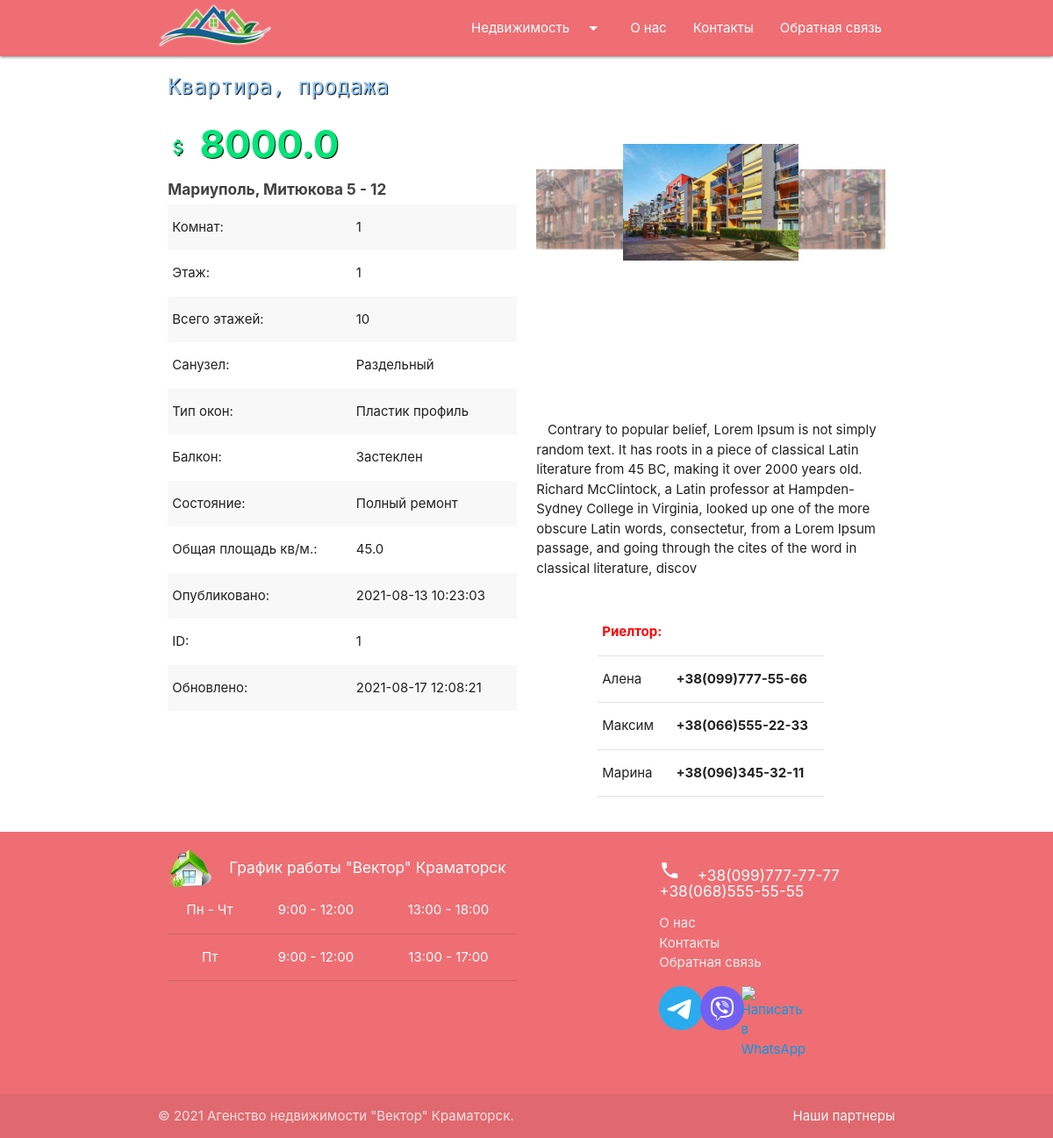
The page /apartment/1/ on the database its author committed.
### agency/models.py (models this page shows, shortened)
class Apartment(models.Model):
    ADJACENT = 'Смежный'
    SEPARATED = 'Раздельный'
    BATHROOM_CHOICE = [(ADJACENT, 'Смежный'), (SEPARATED, 'Раздельный')]
    PLASTIC = 'Пластик профиль'
    WOOD = 'Дерево профиль'
    STANDARD = 'Стандартная комплектация'
    WINDOW_CHOICE = [(PLASTIC, 'Пластик профиль'),(WOOD, 'Дерево профиль'),(STANDARD, 'Стандартная комплектация')]
    OPEN_BALCONY = 'Открытого типа'
    GLAZED_BALCONY = 'Застеклен'
    GLAZED_AND_INSULATED = 'Застеклен и утеплен'
    NO_BALCONY = 'Отсутствует'
    BALCONY_CHOICE = [
        (OPEN_BALCONY, 'Открытого типа'),
        (GLAZED_BALCONY, 'Застеклен'),
        (GLAZED_AND_INSULATED, 'Застеклен и утеплен'),
        (NO_BALCONY, 'Отсутствует')
    ]
    BASIC_REPAIR = 'Базовый ремонт'
    FULL_REPAIR = 'Полный ремонт'
    NO_REPAIR = 'Требуется ремонт'
    ROOM_CONDITION = [(BASIC_REPAIR, 'Базовый ремонт'), (FULL_REPAIR, 'Полный ремонт'), (NO_REPAIR, 'Требуется ремонт')]
    slug_title = 'Apartment'
    created_at = models.DateTimeField(auto_now_add=True, verbose_name='Создано')
    updated_at = models.DateTimeField(auto_now=True, verbose_name='Обновлено')
    proposal_type = models.CharField(max_length=8, choices=_PROP_CHOICES, default=_SALE, verbose_name='Тип предложения')
    price = models.FloatField(verbose_name='Цена $')
    number_of_rooms = models.PositiveSmallIntegerField(
        default=1, validators=[MinValueValidator(1), MaxValueValidator(10)], verbose_name='Кол-во комнат'
    )
    floor_number = models.PositiveSmallIntegerField(
        default=1, validators=[MinValueValidator(1), MaxValueValidator(25)], verbose_name='Этаж'
    )
    total_floors_number = models.PositiveSmallIntegerField(
        default=10, validators=[MinValueValidator(1), MaxValueValidator(25)], verbose_name='Всего этажей'
    )
    bathroom = models.CharField(max_length=10, choices=BATHROOM_CHOICE, default=SEPARATED, verbose_name='Туалет')
    window_type = models.CharField(max_length=25, choices=WINDOW_CHOICE, default=PLASTIC, verbose_name='Окна')
    balcony = models.CharField(max_length=20, choices=BALCONY_CHOICE, default=GLAZED_BALCONY, verbose_name='Балкон')
    room_condition = models.CharField(max_length=20, choices=ROOM_CONDITION, default=FULL_REPAIR, verbose_name='Ремонт')
    total_area = models.FloatField(
        default=10.0, validators=[MinValueValidator(10.0), MaxValueValidator(400.0)], verbose_name='Общая площадь кв.м'
    )
    address = models.CharField(max_length=65, verbose_name='Адрес')
    description = models.TextField(blank=True, max_length=400, verbose_name='Описание')
    realtors = models.ManyToManyField(Realtor, blank=True, verbose_name='Риелтор')

class ApartmentGallery(models.Model):
    apartment = models.ForeignKey(Apartment, on_delete=models.CASCADE, related_name='images')
    image = models.ImageField(upload_to="apartments/")

class Realtor(models.Model):
    name = models.CharField(max_length=20, verbose_name='Имя')
    phone = models.CharField(max_length=17, verbose_name='Телефон')
    class Meta:
        verbose_name = 'Риелтор'
        verbose_name_plural = 'Риелторы'
        ordering = ['name']

### agency/views.py (the view)
# urls.py: path('apartment/<int:pk>/', ApartmentView.as_view(), name='apartment'),
class ApartmentView(DetailView):
    model = Apartment

### agency/templates/agency/apartment_detail.html (shortened to what this page needs)
{% extends 'index.html' %}
{% block content %}
<div class="container">
    <div class="row">
        <div class="col s12 m12 l6 xl6">
            <h5 class="itemTitle">
                Квартира,
                {% if object.proposal_type == 'sale' %}
                продажа
                {% elif object.proposal_type == 'rental' %}
                аренда
                {% elif object.proposal_type == 'exchange' %}
                обмен
                {% else %}
                unknown
                {% endif %}
            </h5>
            <h3 class="itemPrice">
                <i class="material-icons">attach_money</i>
                <b>{{ object.price }}</b>
            </h3>
            <span class="grey-text text-darken-3"><h6><b>{{ object.address }}</b></h6></span>
            <table class="striped">
                <tbody>
                <tr>
                    <td>Комнат:</td>
                    <td>{{ object.number_of_rooms }}</td>
                </tr>
                <tr>
                    <td>Этаж:</td>
                    <td>{{ object.floor_number }}</td>
                </tr>
                <tr>
                    <td>Всего этажей:</td>
                    <td>{{ object.total_floors_number }}</td>
                </tr>
                <tr>
                    <td>Санузел:</td>
                    <td>{{ object.bathroom }}</td>
                </tr>
                <tr>
                    <td>Тип окон:</td>
                    <td>{{ object.window_type }}</td>
                </tr>
                <tr>
                    <td>Балкон:</td>
                    <td>{{ object.balcony }}</td>
                </tr>
                <tr>
                    <td>Состояние:</td>
                    <td>{{ object.room_condition }}</td>
                </tr>
                <tr>
                    <td>Общая площадь кв/м.:</td>
                    <td>{{ object.total_area }}</td>
                </tr>
                <tr>
                    <td>Опубликовано:</td>
                    <td>{{ object.created_at | date:"Y-m-d H:i:s" }}</td>
                </tr>
                <tr>
                    <td>ID:</td>
                    <td>{{ object.pk }}</td>
                </tr>
                <tr>
                    <td>Обновлено:</td>
                    <td>{{ object.updated_at | date:"Y-m-d H:i:s" }}</td>
                </tr>
                </tbody>
            </table>
        </div>
        <div class="col s12 m12 l6 xl6">
            <div class="row">
                {% if object.images.all %}
                <div class="col s12">
                    <div class="carousel gallery">
                        {% for photo in object.images.all %}
                        <a data-fancybox="gallery" class="carousel-item" href="{{ photo.image.url }}">
                            <img src="{{ photo.image.url }}">
                        </a>
                        {% endfor %}
                    </div>
                </div>
                {% else %}
                    <br>
                    <br>
                    <br>
                {% endif %}
                <div class="col s12">
                    <p>&nbsp;&nbsp;&nbsp;{{ object.description }}</p>
                </div>
                {% if object.realtors.all %}
                <div class="col s8 offset-s2" style="margin-top: 20px;">
                    <table>
                        <thead>
                        <tr>
                            <th style="color: red;">Риелтор:</th>
                        </tr>
                        </thead>
                        <tbody>
                            {% for realtor in object.realtors.all %}
                            <tr>
                                <td>{{ realtor.name }}</td>
                                <td><b>{{ realtor.phone }}</b></td>
                            </tr>
                            {% endfor %}
                        </tbody>
                    </table>
                </div>
                {% endif %}
            </div>
        </div>
    </div>
</div>
{% endblock %}

### rental/static/css/main.css (style rules this page uses)
body { display: flex; min-height: 100vh; flex-direction: column; }
.itemPrice { color: #00e676; text-shadow: 1px 1px 1px black; }
.itemTitle { font-family: 'Rubik Mono One', sans-serif; color: #90caf9; text-shadow: 1px 1px 1px black; margin-top: 21px; }

### rows shown on the page
Apartment: price "8000.0", address "Мариуполь, Митюкова 5 - 12", number_of_rooms "1", floor_number "1", total_floors_number "10", bathroom "Раздельный", window_type "Пластик профиль", balcony "Застеклен", room_condition "Полный ремонт", total_area "45.0", created_at "2021-08-13 10:23:03", pk "1", updated_at "2021-08-17 12:08:21", description "Contrary to popular belief, Lorem Ipsum is not simply random text. It has roots in a piece of classical Latin literature from 45 BC, making it over 2000 years old. Richard McClintock, a Latin professor at Hampden-Sydney College in Virginia, looked up one of the more obscure Latin words, consectetur, from a Lorem Ipsum passage, and going through the cites of the word in classical literature, discov"
ApartmentGallery: image (picture)
ApartmentGallery: image (picture)
ApartmentGallery: image (picture)
Realtor: name "Алена", phone "+38(099)777-55-66"
Realtor: name "Максим", phone "+38(066)555-22-33"
Realtor: name "Марина", phone "+38(096)345-32-11"
